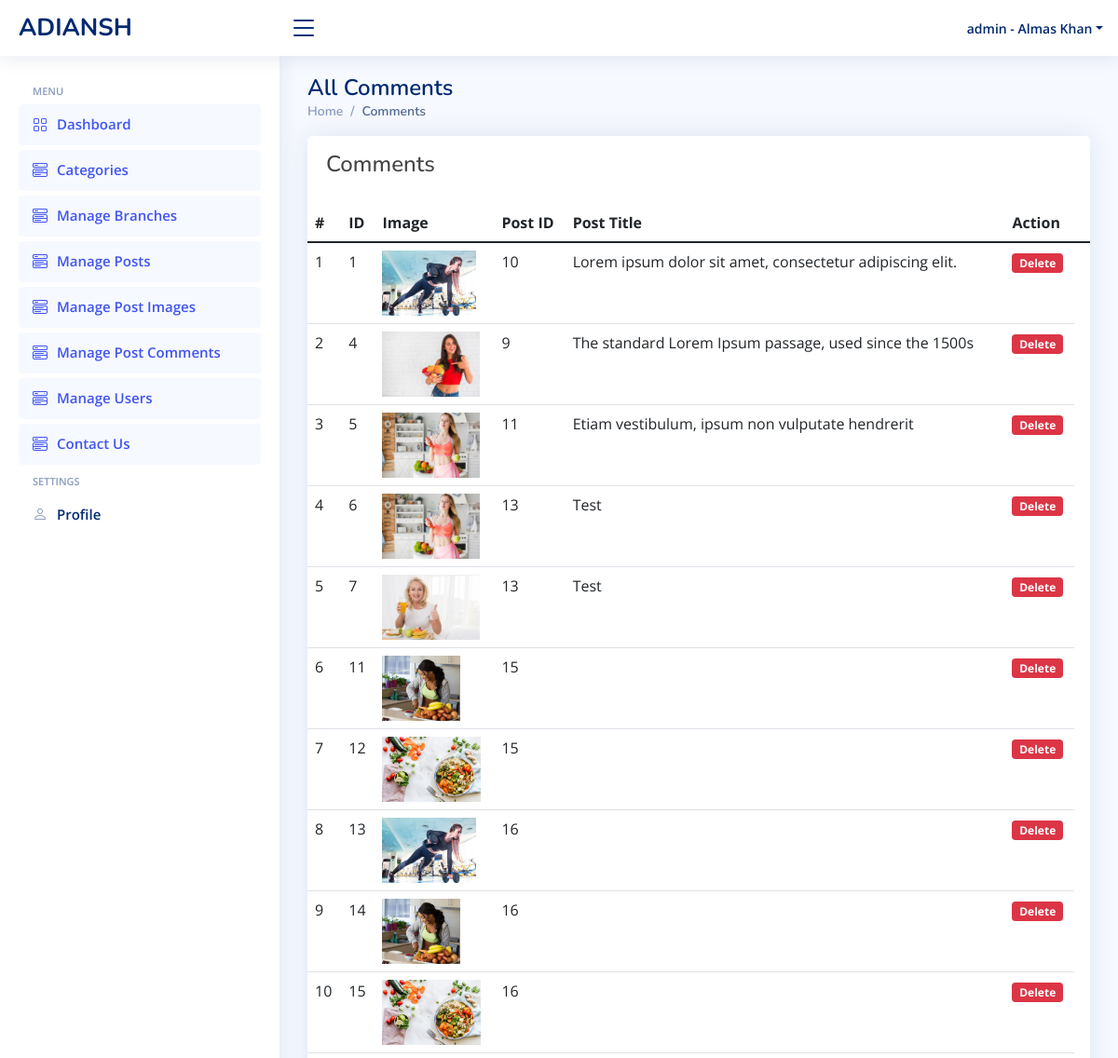
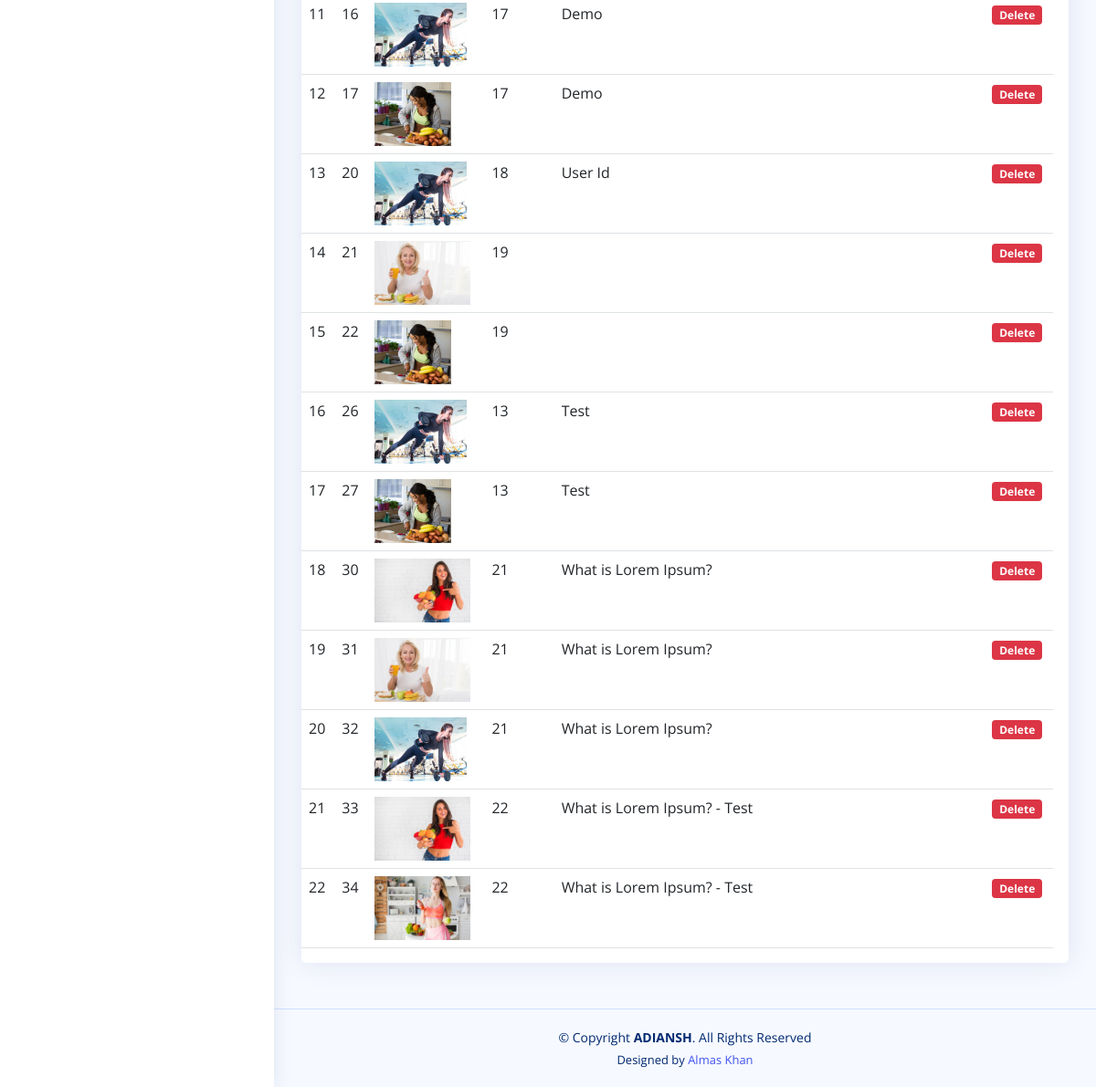
Screenshot of /admin/images.php (signed in) with the database file from the repository (2 pictures, top to bottom).
### tables this page shows
CREATE TABLE `post_images` (
  `id` int(1) NOT NULL,
  `post_id` int(11) NOT NULL,
  `image` text NOT NULL
);

CREATE TABLE `posts` (
  `id` int(11) NOT NULL,
  `user_id` int(11) NOT NULL,
  `title` text NOT NULL,
  `content` text NOT NULL,
  `category_id` int(11) NOT NULL,
  `status` tinyint(4) NOT NULL,
  `added_on` timestamp NOT NULL DEFAULT current_timestamp()
);

### functions.inc.php (called while the page is built, shortened)
<?php
function getPostTitle($conn, $post_id){
	$sql="SELECT * from posts WHERE id=$post_id";
	$run=mysqli_query($conn, $sql);
	$result = mysqli_fetch_assoc($run);
	if(!empty($result)){
		return $result['title'];
	}else{
		return null;
	}
}
function getAdminInfo($conn, $email){
	$sql="SELECT * from admin_users WHERE email='$email'";
	$run=mysqli_query($conn, $sql);
	$data=mysqli_fetch_assoc($run);
	return $data;
}
?>

### admin/images.php (the view, shortened to what this page needs)
<?php
include('../config.php');
include('../functions.inc.php');
$admin = getAdminInfo($conn, $_SESSION['ADMIN_EMAIL']);
$sql="select * from post_images order by id asc";
$res=mysqli_query($conn,$sql);
include('top.php');
include('sidebar.php');
?>
<main id="main" class="main">
  <div class="pagetitle">
    <h1>All Comments</h1>
    <nav>
      <ol class="breadcrumb">
        <li class="breadcrumb-item"><a href="index.php">Home</a></li>
        <li class="breadcrumb-item active">Comments</li>
      </ol>
    </nav>
  </div>
  <div class="content pb-0">
  <div class="orders">
     <div class="row">
      <div class="col-xl-12">
       <div class="card">
        <div class="card-body">
           <h4 class="box-title mt-3">Comments</h4>
        </div>
        <div class="card-body--">
           <div class="table-stats order-table ov-h">
            <table class="table ">
             <thead>
              <tr>
                 <th class="serial">#</th>
                 <th>ID</th>
                 <th>Image</th>
                 <th>Post ID</th>
                 <th>Post Title</th>
                 <th>Action</th>
                 <th></th>
              </tr>
             </thead>
             <tbody>
              <?php
              $i=1;
              while($row=mysqli_fetch_assoc($res)){?>
              <tr>
                 <td class="serial"><?php echo $i?></td>
                 <td><?php echo $row['id']?></td>
                 <td>
                  <img src="../images/<?php echo $row['image'] ?>" class="d-block w-60" style="height:70px"></td>
                 <td><?php echo $row['post_id']?></td>
                 <td><?php
                 $result = getPostTitle($conn, $row['post_id']);
                 echo $result;
                  ?></td>
                 <td>
                  <span class='badge bg-danger'><a href="?type=delete&id=<?php echo $row['id'] ?>" onclick="return confirm('Are you sure you want to delete this image?');">Delete</a></span>
                 </td>
              </tr>
              <?php
              $i++;
            } ?>
             </tbody>
            </table>
           </div>
        </div>
       </div>
      </div>
     </div>
  </div>
</div>
</main>
<?php
include('footer.php');
?>

### admin/top.php (shortened to what this page needs)
<!DOCTYPE html>
<html lang="en">
<head>
  <link rel="stylesheet" href="https://cdnjs.cloudflare.com/ajax/libs/font-awesome/4.0.1/css/font-awesome.css" />
  <link href="assets/vendor/bootstrap/css/bootstrap.min.css" rel="stylesheet">
  <link href="assets/vendor/bootstrap-icons/bootstrap-icons.css" rel="stylesheet">
  <link href="assets/vendor/boxicons/css/boxicons.min.css" rel="stylesheet">
  <link href="assets/vendor/quill/quill.snow.css" rel="stylesheet">
  <link href="assets/vendor/quill/quill.bubble.css" rel="stylesheet">
  <link href="assets/vendor/remixicon/remixicon.css" rel="stylesheet">
  <link href="assets/vendor/simple-datatables/style.css" rel="stylesheet">
  <link href="assets/css/style.css" rel="stylesheet">
</head>
<body>
  <header id="header" class="header fixed-top d-flex align-items-center">
    <div class="d-flex align-items-center justify-content-between">
      <a href="index.php" class="logo d-flex align-items-center">
        <span class="d-none d-lg-block">ADIANSH</span>
      </a>
      <i class="bi bi-list toggle-sidebar-btn"></i>
    </div>
    <nav class="header-nav ms-auto">
      <ul class="d-flex align-items-center">
        <li class="nav-item dropdown pe-3">
          <a class="nav-link nav-profile d-flex align-items-center pe-0" href="#" data-bs-toggle="dropdown">
            <span class="d-none d-md-block dropdown-toggle ps-2">admin - <?php echo $admin['name']; ?></span>
          </a>
        </li>
      </ul>
    </nav>
  </header>

### admin/assets/css/style.css (style rules this page uses)
:root { scroll-behavior: smooth; }
body { font-family: "Open Sans", sans-serif; background: #f6f9ff; color: #444444; }
a { color: #4154f1; text-decoration: none; }
h1, h2, h3, h4, h5, h6 { font-family: "Nunito", sans-serif; }
#main { margin-top: 60px; padding: 20px 30px; transition: all 0.3s; }
.pagetitle { margin-bottom: 10px; }
.pagetitle h1 { font-size: 24px; margin-bottom: 0; font-weight: 600; color: #012970; }
.card { margin-bottom: 30px; border: none; border-radius: 5px; box-shadow: 0px 0 30px rgba(1, 41, 112, 0.1); }
.card-body { padding: 0 20px 20px 20px; }
.breadcrumb { font-size: 14px; font-family: "Nunito", sans-serif; color: #899bbd; font-weight: 600; }
.breadcrumb a { color: #899bbd; transition: 0.3s; }
.breadcrumb .breadcrumb-item::before { color: #899bbd; }
.breadcrumb .active { color: #51678f; font-weight: 600; }
.logo { line-height: 1; }
@media (min-width: 1200px) { .logo { width: 280px; } }
.logo span { font-size: 26px; font-weight: 700; color: #012970; font-family: "Nunito", sans-serif; }
.header { transition: all 0.5s; z-index: 997; height: 60px; box-shadow: 0px 2px 20px rgba(1, 41, 112, 0.1); background-color: #fff; padding-left: 20px; }
.header .toggle-sidebar-btn { font-size: 32px; padding-left: 10px; cursor: pointer; color: #012970; }
.header-nav ul { list-style: none; }
.header-nav > ul { margin: 0; padding: 0; }
.header-nav .nav-profile { color: #012970; }
.header-nav .nav-profile span { font-size: 14px; font-weight: 600; }
@media (min-width: 1200px) { #main, #footer { margin-left: 300px; } }
.orders tr a { text-decoration: none; color: white!important; }

### rows the page displays
post_images: id "1", image (picture), post "10", post.title "Lorem ipsum dolor sit amet, consectetur adipiscing elit."
post_images: id "4", image (picture), post "9", post.title "The standard Lorem Ipsum passage, used since the 1500s"
post_images: id "5", image (picture), post "11", post.title "Etiam vestibulum, ipsum non vulputate hendrerit"
post_images: id "6", image (picture), post "13", post.title "Test"
post_images: id "7", image (picture), post "13", post.title "Test"
post_images: id "11", image (picture), post "15"
post_images: id "12", image (picture), post "15"
post_images: id "13", image (picture), post "16"
post_images: id "14", image (picture), post "16"
post_images: id "15", image (picture), post "16"
post_images: id "16", image (picture), post "17", post.title "Demo"
post_images: id "17", image (picture), post "17", post.title "Demo"
post_images: id "20", image (picture), post "18", post.title "User Id"
post_images: id "21", image (picture), post "19"
post_images: id "22", image (picture), post "19"
post_images: id "26", image (picture), post "13", post.title "Test"
post_images: id "27", image (picture), post "13", post.title "Test"
post_images: id "30", image (picture), post "21", post.title "What is Lorem Ipsum?"
post_images: id "31", image (picture), post "21", post.title "What is Lorem Ipsum?"
post_images: id "32", image (picture), post "21", post.title "What is Lorem Ipsum?"
post_images: id "33", image (picture), post "22", post.title "What is Lorem Ipsum? - Test"
post_images: id "34", image (picture), post "22", post.title "What is Lorem Ipsum? - Test"

### other values shown
$admin['name'] "Almas Khan"
